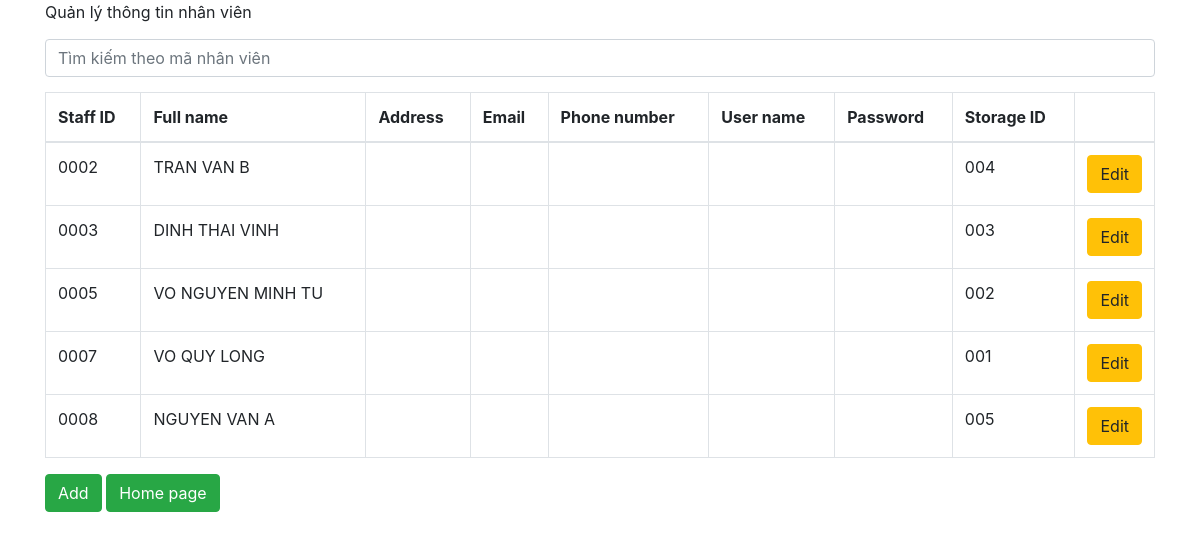
Page /staff.php on the committed database.
### tables this page shows
CREATE TABLE staff(
	f_name VARCHAR(15),
	m_name VARCHAR(15),
	l_name VARCHAR(15),
	id_staff CHAR(7) PRIMARY KEY NOT NULL,
	id_storage CHAR(7),
	address_staff VARCHAR(50),
	phone_staff VARCHAR(11),
	email_staff VARCHAR(50),
	username_staff VARCHAR(20),
	password_staff VARCHAR(20)
);

### dbhelp.php (called while the page is built, shortened)
<?php
function executeResult($sql){
    $conn = mysqli_connect(HOST, USERNAME, PASSWORD, DATABASE);
    $resultset = mysqli_query($conn, $sql);
    $list = [];
    while($row = mysqli_fetch_array($resultset, 1)){
        $list[] = $row;
    }
    return $list;
}

### staff.php (the view, shortened to what this page needs)
<?php
require_once ('dbhelp.php');
?>
<!DOCTYPE html>
<html>
<head>
	<link rel="stylesheet" href="https://maxcdn.bootstrapcdn.com/bootstrap/4.4.1/css/bootstrap.min.css">
</head>
<body>
	<div class="container">
		<div class="panel panel-primary">
			<div class="panel-heading">
				Quản lý thông tin nhân viên
				<form method="get">
					<input type="text" name="s" class="form-control" style="margin-top: 15px; margin-bottom: 15px;" placeholder="Tìm kiếm theo mã nhân viên">
				</form>
			</div>
			<div class="panel-body">
				<table class="table table-bordered">
					<thead>
						<tr>
							<th>Staff ID</th>
							<th>Full name</th>
							<th>Address</th>
							<th>Email</th>
                            <th>Phone number</th>
                            <th>User name</th>
                            <th>Password</th>
                            <th>Storage ID</th>
							<th width="60px"></th>
						</tr>
					</thead>
					<tbody>
                        <?php
                        if (isset($_GET['s']) && $_GET['s'] != '') {
                            $sql = 'select * from staff where id_staff like "%'.$_GET['s'].'%"';
                        } else {
                            $sql = 'select * from staff';
                        }
                        $studentList = executeResult($sql);
                        foreach ($studentList as $std) {
                            echo '<tr>
                                    <td>'.$std['id_staff'].'</td>
                                    <td>'.$std['f_name'].' '.$std['m_name'].' '.$std['l_name'].'</td>
                                    <td>'.$std['address_staff'].'</td>
                                    <td>'.$std['email_staff'].'</td>
                                    <td>'.$std['phone_staff'].'</td>
                                    <td>'.$std['username_staff'].'</td>
                                    <td>'.$std['password_staff'].'</td>
                                    <td>'.$std['id_storage'].'</td>
                                    <td><button class="btn btn-warning" onclick=\'window.open("modifyStaff.php?id='.$std['id_staff'].'","_self")\'>Edit</button></td>
                                </tr>';
                        }
                        ?>
					</tbody>
				</table>
				<button class="btn btn-success" onclick="window.open('addNewStaff.php', '_self')">Add</button>
                <button class="btn btn-success" onclick="window.open('index.php', '_self')">Home page</button>
			</div>
		</div>
	</div>
</body>
</html>

### rows in the picture
staff: id_staff "0002", f_name "TRAN", m_name "VAN", l_name "B", id_storage "004"
staff: id_staff "0003", f_name "DINH", m_name "THAI", l_name "VINH", id_storage "003"
staff: id_staff "0005", f_name "VO", m_name "NGUYEN MINH", l_name "TU", id_storage "002"
staff: id_staff "0007", f_name "VO", m_name "QUY", l_name "LONG", id_storage "001"
staff: id_staff "0008", f_name "NGUYEN", m_name "VAN", l_name "A", id_storage "005"
